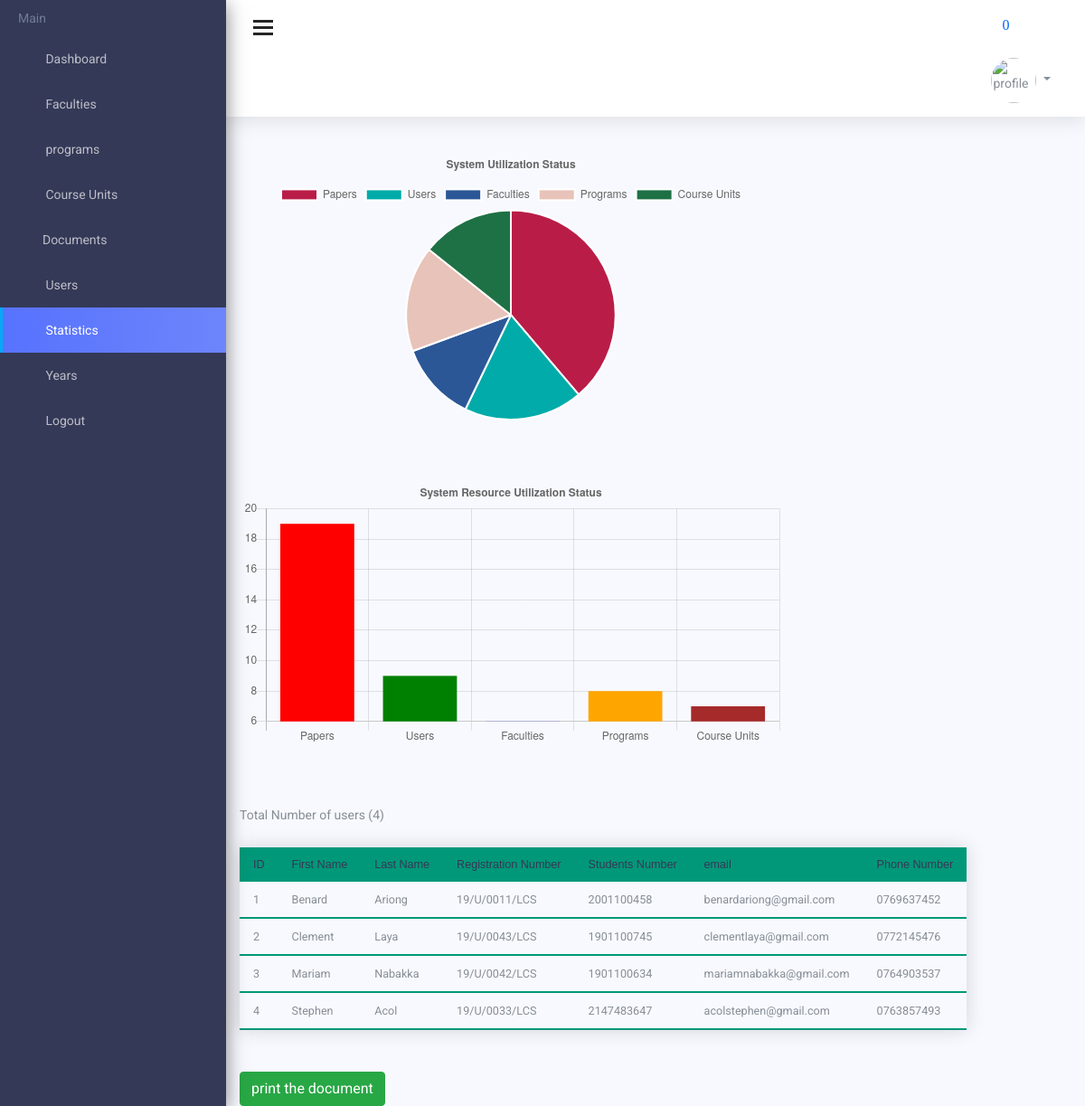
Screenshot of /admin/view_statistics.php with the database file from the repository.
### tables this page shows
CREATE TABLE `users` (
  `user_id` int(11) NOT NULL,
  `first_name` varchar(100) NOT NULL,
  `last_name` varchar(100) NOT NULL,
  `reg_no` varchar(50) NOT NULL,
  `stud_no` int(20) NOT NULL,
  `password` varchar(100) NOT NULL,
  `email` varchar(100) NOT NULL,
  `phone` varchar(16) NOT NULL,
  `type` varchar(20) NOT NULL,
  `approval` tinyint(1) NOT NULL,
  `user_image` varchar(100) DEFAULT NULL,
  `date_created` timestamp NOT NULL DEFAULT current_timestamp()
);

### admin/view_statistics.php (the view, shortened to what this page needs)
<?php
include('../admin/includes/header.php');
?>
<div class="content-wrap">
  <div class="main">
    <div class="container-fluid">
      <div class="row">
        <div class="col-lg-8 p-r-0 title-margin-right">
        </div>
        <div class="col-lg-4 p-l-0 title-margin-left">
        </div>
      </div>
      <div class="statistics 2">
          <?php
          $sql = "SELECT * FROM paper";
          $query = mysqli_query($conn, $sql);
          $paper_count = mysqli_num_rows($query);
          $sql = "SELECT * FROM users";
          $query = mysqli_query($conn, $sql);
          $user_count = mysqli_num_rows($query);
          $sql = "SELECT * FROM faculty";
          $query = mysqli_query($conn, $sql);
          $faculty_count = mysqli_num_rows($query);
          $sql = "SELECT * FROM program";
          $query = mysqli_query($conn, $sql);
          $program_count = mysqli_num_rows($query);
          $sql = "SELECT * FROM course_unit";
          $query = mysqli_query($conn, $sql);
          $cu_count = mysqli_num_rows($query);
          ?>
      </div>
      <canvas id="myChart" style="width:100%;max-width:600px"></canvas><br><br><br>
      <canvas id="mybar" style="width:100%;max-width:600px"></canvas><br><br><br>
      <div class="statistics 2">
        <div class="users">
          <?php
          $sql = "SELECT * FROM `users` WHERE type = 'user' ORDER BY first_name";
          $query = mysqli_query($conn, $sql);
          $numberOfRows = mysqli_num_rows($query);
          ?>
          <P>Total Number of users&nbsp;<span>(<?php echo $numberOfRows; ?>)</span></P>
          <?php
          if (mysqli_num_rows($query) > 0) {
          ?>
            <table class="styled-table" style="border-color: #96D4D4;">
              <thead>
                <tr>
                  <th>ID</th>
                  <th style="text-align:justify;">First Name</th>
                  <th style="text-align:justify;">Last Name</th>
                  <th style="text-align:justify;">Registration Number</th>
                  <th style="text-align:justify;">Students Number</th>
                  <th style="text-align:justify;">email</th>
                  <th style="text-align:justify;">Phone Number</th>
                </tr>
              </thead>
              <?php
              $num = 0;
              while ($row = mysqli_fetch_assoc($query)) {
                $num++;
                $first_name = $row['first_name'];
                $last_name = $row['last_name'];
                $reg_no = $row['reg_no'];
                $stud_no = $row['stud_no'];
                $email = $row['email'];
                $phone = $row['phone'];
              ?>
                <tbody>
                  <tr>
                    <td><?php
                        echo $num;
                        ?></td>
                    <td style="text-align: justify;"><?php echo $first_name ?></td>
                    <td style="text-align: justify;"><?php echo $last_name ?></td>
                    <td style="text-align: justify;"><?php echo $reg_no ?></td>
                    <td style="text-align: justify;"><?php echo $stud_no ?></td>
                    <td style="text-align: justify;"><?php echo $email ?></td>
                    <td style="text-align: justify;"><?php echo $phone ?></td>
                  </tr>
                <?php
              }
                ?>
                </tbody>
            </table>
          <?php
          } else {
            echo "No records matching your query were found.";
          }
          ?>
        </div>&nbsp;&nbsp;&nbsp;&nbsp;
      </div>
      <button onclick="print()" class="btn btn-success">print the document</button>
    </div>
  </div>
</div>
<?php
include('../superadmin/includes/footer.php');
?>
<script>
  var xValues = ["Papers", "Users", "Faculties", "Programs", "Course Units"];
  var yValues = [<?php echo $paper_count . "," . $user_count . "," .  $faculty_count . "," . $program_count . "," . $cu_count; ?>];
  var barColors = [
    "#b91d47",
    "#00aba9",
    "#2b5797",
    "#e8c3b9",
    "#1e7145"
  ];
  new Chart("myChart", {
    type: "pie",
    data: {
      labels: xValues,
      datasets: [{
        backgroundColor: barColors,
        data: yValues
      }]
    },
    options: {
      title: {
        display: true,
        text: "System Utilization Status"
      }
    }
  });
</script>
<script>
  var xValues = ["Papers", "Users", "Faculties", "Programs", "Course Units"];
  var yValues = [<?php echo $paper_count . "," . $user_count . "," .  $faculty_count . "," . $program_count . "," . $cu_count; ?>];
  var barColors = ["red", "green", "blue", "orange", "brown"];
  new Chart("mybar", {
    type: "bar",
    data: {
      labels: xValues,
      datasets: [{
        backgroundColor: barColors,
        data: yValues
      }]
    },
    options: {
      legend: {
        display: false
      },
      title: {
        display: true,
        text: "System Resource Utilization Status"
      }
    }
  });
</script>

### admin/view_statistics.php (style rules this page uses)
.styled-table { border-collapse: collapse; margin: 25px 0; font-size: 0.9em; font-family: sans-serif; min-width: 400px; box-shadow: 0 0 20px rgba(0, 0, 0, 0.15); }
.styled-table thead tr { background-color: #009879; color: #ffffff; text-align: left; }
.styled-table th, .styled-table td { padding: 12px 15px; }
.styled-table tbody tr { border-bottom: 1px solid #dddddd; }
.styled-table tbody tr:last-of-type { border-bottom: 2px solid #009879; }

### rows the page displays
users: first_name "Benard", last_name "Ariong", reg_no "19/U/0011/LCS", stud_no "2001100458", email "benardariong@gmail.com", phone "0769637452"
users: first_name "Clement", last_name "Laya", reg_no "19/U/0043/LCS", stud_no "1901100745", email "clementlaya@gmail.com", phone "0772145476"
users: first_name "Mariam", last_name "Nabakka", reg_no "19/U/0042/LCS", stud_no "1901100634", email "mariamnabakka@gmail.com", phone "0764903537"
users: first_name "Stephen", last_name "Acol", reg_no "19/U/0033/LCS", stud_no "2147483647", email "acolstephen@gmail.com", phone "0763857493"

### other values shown
mysqli_num_rows($res) "0"
$numberOfRows "4"
chart data {{ $paper_count }} 19
chart data {{ $user_count }} 9
chart data {{ $faculty_count }} 6
chart data {{ $program_count }} 8
